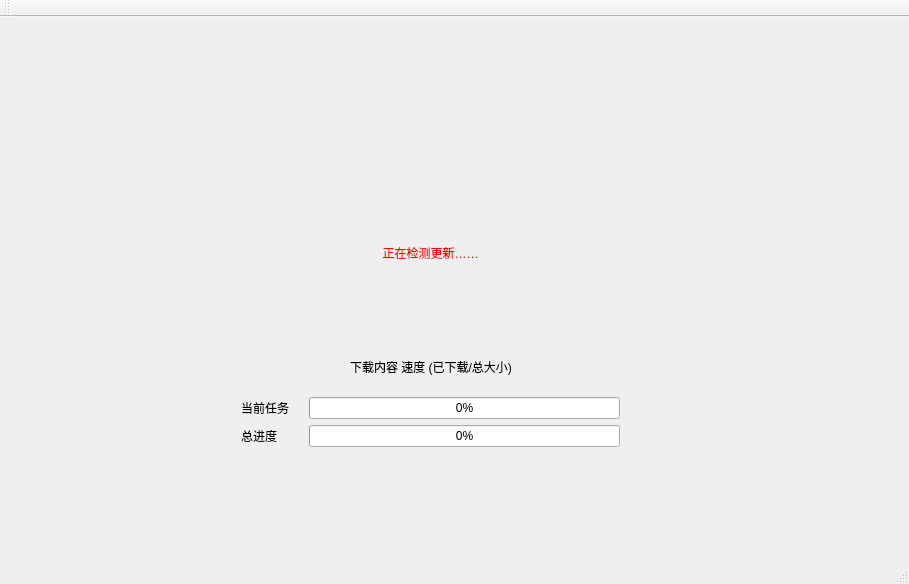
<?xml version="1.0" encoding="UTF-8"?>
<ui version="4.0">
 <class>MainWindow</class>
 <widget class="QMainWindow" name="MainWindow">
  <property name="geometry">
   <rect>
    <x>0</x>
    <y>0</y>
    <width>909</width>
    <height>584</height>
   </rect>
  </property>
  <property name="windowTitle">
   <string>MainWindow</string>
  </property>
  <widget class="QWidget" name="centralWidget">
   <widget class="QWidget" name="layoutWidget">
    <property name="geometry">
     <rect>
      <x>230</x>
      <y>180</y>
      <width>401</width>
      <height>261</height>
     </rect>
    </property>
    <layout class="QVBoxLayout" name="verticalLayout">
     <item>
      <widget class="QLabel" name="labelTitle">
       <property name="styleSheet">
        <string notr="true">font: 75 14pt &quot;Adobe Caslon Pro&quot;;
color: rgb(255, 0, 0);</string>
       </property>
       <property name="text">
        <string>正在检测更新……</string>
       </property>
       <property name="alignment">
        <set>Qt::AlignCenter</set>
       </property>
      </widget>
     </item>
     <item>
      <layout class="QHBoxLayout" name="horizontalLayout_3">
       <property name="topMargin">
        <number>40</number>
       </property>
       <item>
        <spacer name="horizontalSpacer">
         <property name="orientation">
          <enum>Qt::Horizontal</enum>
         </property>
         <property name="sizeHint" stdset="0">
          <size>
           <width>40</width>
           <height>20</height>
          </size>
         </property>
        </spacer>
       </item>
       <item>
        <widget class="QLabel" name="labelTip">
         <property name="text">
          <string>下载内容 速度 (已下载/总大小)</string>
         </property>
        </widget>
       </item>
       <item>
        <spacer name="horizontalSpacer_2">
         <property name="orientation">
          <enum>Qt::Horizontal</enum>
         </property>
         <property name="sizeHint" stdset="0">
          <size>
           <width>40</width>
           <height>20</height>
          </size>
         </property>
        </spacer>
       </item>
      </layout>
     </item>
     <item>
      <layout class="QHBoxLayout" name="horizontalLayout" stretch="1,5">
       <item>
        <widget class="QLabel" name="label_2">
         <property name="text">
          <string>当前任务</string>
         </property>
        </widget>
       </item>
       <item>
        <widget class="QProgressBar" name="progressBarCur">
         <property name="value">
          <number>0</number>
         </property>
        </widget>
       </item>
      </layout>
     </item>
     <item>
      <layout class="QHBoxLayout" name="horizontalLayout_2" stretch="1,5">
       <item>
        <widget class="QLabel" name="label">
         <property name="text">
          <string>总进度</string>
         </property>
        </widget>
       </item>
       <item>
        <widget class="QProgressBar" name="progressBarTotal">
         <property name="value">
          <number>0</number>
         </property>
        </widget>
       </item>
      </layout>
     </item>
    </layout>
   </widget>
  </widget>
  <widget class="QMenuBar" name="menuBar">
   <property name="geometry">
    <rect>
     <x>0</x>
     <y>0</y>
     <width>909</width>
     <height>26</height>
    </rect>
   </property>
  </widget>
  <widget class="QToolBar" name="mainToolBar">
   <attribute name="toolBarArea">
    <enum>TopToolBarArea</enum>
   </attribute>
   <attribute name="toolBarBreak">
    <bool>false</bool>
   </attribute>
  </widget>
  <widget class="QStatusBar" name="statusBar"/>
 </widget>
 <layoutdefault spacing="6" margin="11"/>
 <resources/>
 <connections/>
</ui>
